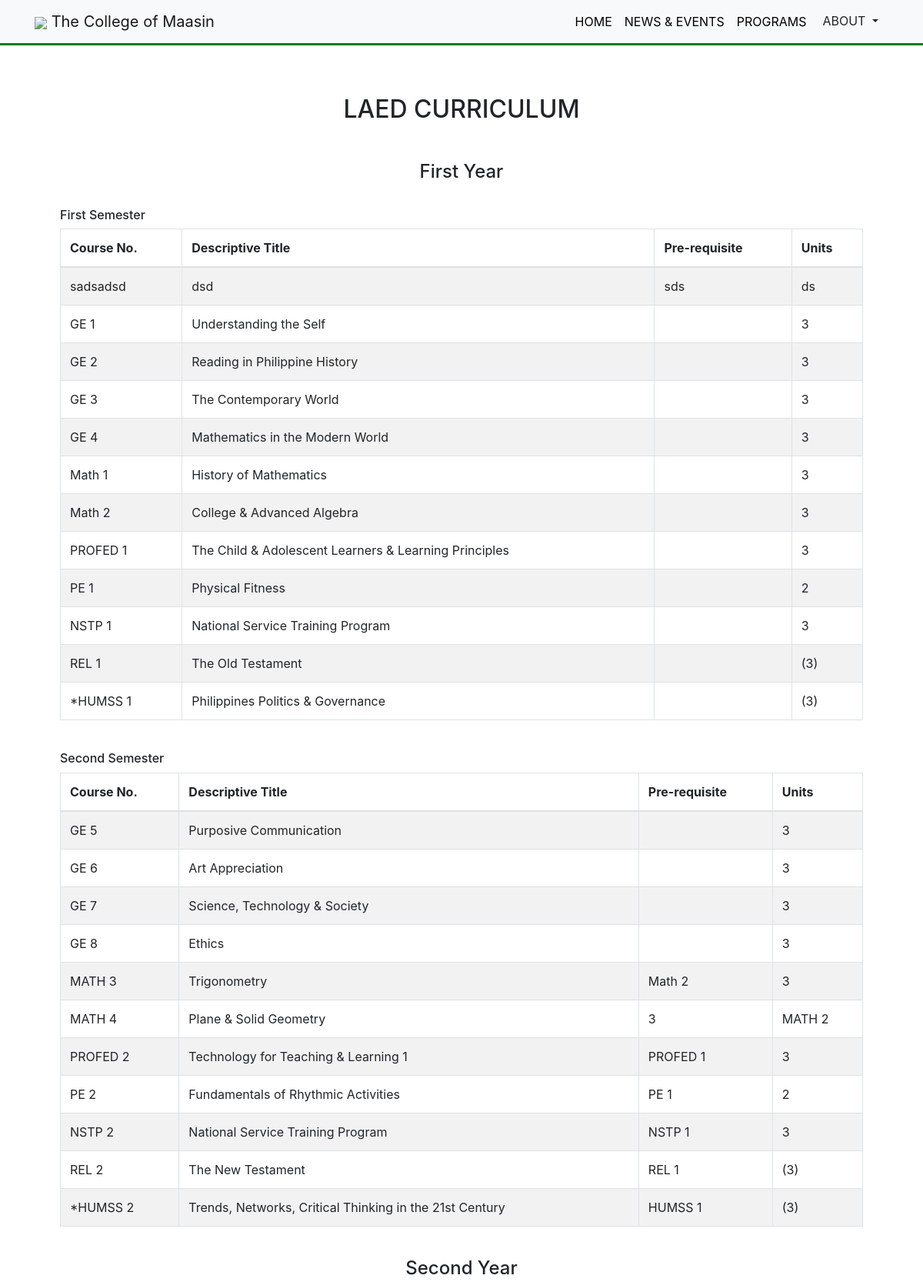
The page /laed-homepage/ (upper part) on the database its author committed.
### users/models.py (models this page shows, shortened)
class first_year_first_semester_math(models.Model):
    course_number       =   models.CharField(max_length=100)
    descriptive_title   =   models.CharField(max_length=100)
    requisite           =   models.CharField(max_length=100, blank=True)
    no_of_units         =   models.CharField(max_length=100)
    class Meta:
        verbose_name = 'LAED-MATH = First Year First Semester'
        verbose_name_plural = 'LAED-MATH = First Year First Semester'

class first_year_second_semester_math(models.Model):
    course_number       =   models.CharField(max_length=100)
    descriptive_title   =   models.CharField(max_length=100)
    requisite           =   models.CharField(max_length=100, blank=True)
    no_of_units         =   models.CharField(max_length=100)
    class Meta:
        verbose_name = 'LAED-MATH = First Year Second Semester'
        verbose_name_plural = 'LAED-MATH = First Year Second Semester'

### users/views.py (the view)
# urls.py: path('laed-homepage/',                  users_views.laed_homepage,          name='laed_homepage'),
def laed_homepage(request):
    context = {
        'first_year_first_semester':        first_year_first_semester_math.objects.all(),
        'first_year_second_semester':       first_year_second_semester_math.objects.all(),
        'second_year_first_semester':       second_year_first_semester_math.objects.all(),
        'second_year_second_semester':      second_year_second_semester_math.objects.all(),
        'third_year_first_semester':        third_year_first_semester_math.objects.all(),
        'third_year_second_semester':       third_year_second_semester_math.objects.all(),
        'fourth_year_first_semester':       fourth_year_first_semester_math.objects.all(),
        'fourth_year_second_semester':      fourth_year_second_semester_math.objects.all(),
    }
    return render(request, 'users/courses/laed-homepage.html', context)

### users/templates/users/courses/laed-homepage.html (shortened to what this page needs)
{% extends 'base2.html' %}
{% load static %}
{% block body %}
<div class="container p-5">
    <div class="row">
        <div class="col-md-12">
                <h2 class="text-center p-3">LAED CURRICULUM</h2>
            <h4 class="text-center p-4">First Year</h4>
            <h6>First Semester</h6>
            <table class="table table-striped table-bordered">
                <thead>
                    <th>Course No.</th>
                    <th>Descriptive Title</th>
                    <th>Pre-requisite</th>
                    <th>Units</th>
                </thead>
                <tbody>
                    {% for items in first_year_first_semester %}
                    <tr>
                        <td>{{ items.course_number }}</td>
                        <td>{{ items.descriptive_title }}</td>
                        <td>{{ items.requisite }}</td>
                        <td>{{ items.no_of_units }}</td>
                    </tr>
                    {% endfor %}
                </tbody>
            </table>
            <br>
            <h6>Second Semester</h6>
            <table class="table table-striped table-bordered">
                <thead>
                    <th>Course No.</th>
                    <th>Descriptive Title</th>
                    <th>Pre-requisite</th>
                    <th>Units</th>
                </thead>
                <tbody>
                    {% for items in first_year_second_semester %}
                    <tr>
                        <td>{{ items.course_number }}</td>
                        <td>{{ items.descriptive_title }}</td>
                        <td>{{ items.requisite }}</td>
                        <td>{{ items.no_of_units }}</td>
                    </tr>
                    {% endfor %}
                </tbody>
            </table>
            <h4 class="text-center p-4">Second Year</h4>
            <br>
            <br>
            <br>
        </div>
    </div>
</div>
{% endblock body %}

### users/static/css/custom.css (style rules this page uses)
html { overflow-x: hidden; }

### rows shown on the page
first_year_first_semester_math: course_number "sadsadsd", descriptive_title "dsd", requisite "sds", no_of_units "ds"
first_year_first_semester_math: course_number "GE 1", descriptive_title "Understanding the Self", no_of_units "3"
first_year_first_semester_math: course_number "GE 2", descriptive_title "Reading in Philippine History", no_of_units "3"
first_year_first_semester_math: course_number "GE 3", descriptive_title "The Contemporary World", no_of_units "3"
first_year_first_semester_math: course_number "GE 4", descriptive_title "Mathematics in the Modern World", no_of_units "3"
first_year_first_semester_math: course_number "Math 1", descriptive_title "History of Mathematics", no_of_units "3"
first_year_first_semester_math: course_number "Math 2", descriptive_title "College & Advanced Algebra", no_of_units "3"
first_year_first_semester_math: course_number "PROFED 1", descriptive_title "The Child & Adolescent Learners & Learning Principles", no_of_units "3"
first_year_first_semester_math: course_number "PE 1", descriptive_title "Physical Fitness", no_of_units "2"
first_year_first_semester_math: course_number "NSTP 1", descriptive_title "National Service Training Program", no_of_units "3"
first_year_first_semester_math: course_number "REL 1", descriptive_title "The Old Testament", no_of_units "(3)"
first_year_first_semester_math: course_number "*HUMSS 1", descriptive_title "Philippines Politics & Governance", no_of_units "(3)"
first_year_second_semester_math: course_number "GE 5", descriptive_title "Purposive Communication", no_of_units "3"
first_year_second_semester_math: course_number "GE 6", descriptive_title "Art Appreciation", no_of_units "3"
first_year_second_semester_math: course_number "GE 7", descriptive_title "Science, Technology & Society", no_of_units "3"
first_year_second_semester_math: course_number "GE 8", descriptive_title "Ethics", no_of_units "3"
first_year_second_semester_math: course_number "MATH 3", descriptive_title "Trigonometry", requisite "Math 2", no_of_units "3"
first_year_second_semester_math: course_number "MATH 4", descriptive_title "Plane & Solid Geometry", requisite "3", no_of_units "MATH 2"
first_year_second_semester_math: course_number "PROFED 2", descriptive_title "Technology for Teaching & Learning 1", requisite "PROFED 1", no_of_units "3"
first_year_second_semester_math: course_number "PE 2", descriptive_title "Fundamentals of Rhythmic Activities", requisite "PE 1", no_of_units "2"
first_year_second_semester_math: course_number "NSTP 2", descriptive_title "National Service Training Program", requisite "NSTP 1", no_of_units "3"
first_year_second_semester_math: course_number "REL 2", descriptive_title "The New Testament", requisite "REL 1", no_of_units "(3)"
first_year_second_semester_math: course_number "*HUMSS 2", descriptive_title "Trends, Networks, Critical Thinking in the 21st Century", requisite "HUMSS 1", no_of_units "(3)"
